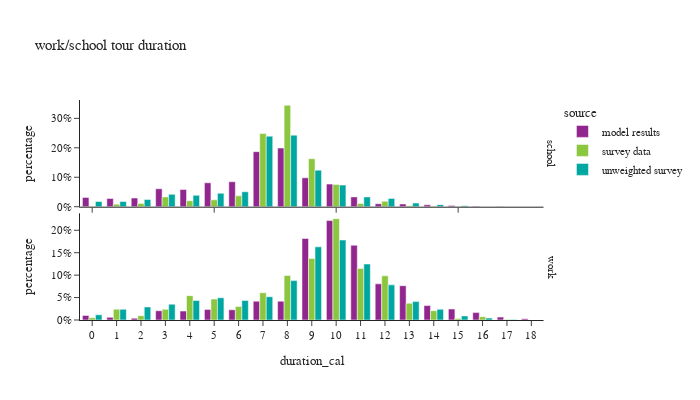

Notebook code cell kept with this figure:
### Code cell
ws_tour_data['duration_cal'] = ws_tour_data['end'] - ws_tour_data['start']

df_plot = ws_tour_data.groupby(['source','tour_type','duration_cal'])[['tour_weight']].sum().reset_index()
df_plot['percentage'] = df_plot.groupby(['tour_type','source'], group_keys=False)['tour_weight']. \
    apply(lambda x: x / float(x.sum()))

fig = px.bar(df_plot, x="duration_cal", y="percentage", color="source",barmode="group",
             facet_row='tour_type',
             title="work/school tour duration")
fig.for_each_annotation(lambda a: a.update(text = a.text.split("=")[-1]))
fig.update_layout(height=400, width=700, font=dict(size=11), yaxis1=dict(tickformat=".0%"), yaxis2=dict(tickformat=".0%", matches=None), xaxis=dict(dtick="1"))
fig.show()

### Figure 1 — Plotly figure (JSON) as saved in the notebook; plotly's stock layout.template omitted (floating-point values rounded to 4 significant figures)
{"data": [{"alignmentgroup": "True", "hovertemplate": "source=model results<br>tour_type=school<br>duration_cal=%{x}<br>percentage=%{y}<extra></extra>", "legendgroup": "model results", "marker": {"color": "#91268F", "pattern": {"shape": ""}}, "name": "model results", "offsetgroup": "model results", "orientation": "v", "showlegend": true, "textposition": "auto", "type": "bar", "x": [0.0, 1.0, 2.0, 3.0, 4.0, 5.0, 6.0, 7.0, 8.0, 9.0, 10.0, 11.0, 12.0, 13.0, 14.0, 15.0, 16.0, 17.0, 18.0], "xaxis": "x2", "y": [0.03134, 0.02789, 0.02933, 0.06086, 0.05852, 0.0812, 0.08486, 0.187, 0.1992, 0.09801, 0.07682, 0.03332, 0.01011, 0.009114, 0.006316, 0.003895, 0.001861, 0.0003698, 3.002e-05], "yaxis": "y2"}, {"alignmentgroup": "True", "hovertemplate": "source=model results<br>tour_type=work<br>duration_cal=%{x}<br>percentage=%{y}<extra></extra>", "legendgroup": "model results", "marker": {"color": "#91268F", "pattern": {"shape": ""}}, "name": "model results", "offsetgroup": "model results", "orientation": "v", "showlegend": false, "textposition": "auto", "type": "bar", "x": [0.0, 1.0, 2.0, 3.0, 4.0, 5.0, 6.0, 7.0, 8.0, 9.0, 10.0, 11.0, 12.0, 13.0, 14.0, 15.0, 16.0, 17.0, 18.0], "xaxis": "x", "y": [0.0101, 0.005881, 0.003942, 0.02066, 0.01992, 0.02359, 0.02286, 0.04201, 0.04189, 0.1817, 0.2217, 0.1666, 0.08062, 0.0764, 0.03219, 0.02446, 0.01645, 0.006452, 0.002618], "yaxis": "y"}, {"alignmentgroup": "True", "hovertemplate": "source=survey data<br>tour_type=school<br>duration_cal=%{x}<br>percentage=%{y}<extra></extra>", "legendgroup": "survey data", "marker": {"color": "#8CC63E", "pattern": {"shape": ""}}, "name": "survey data", "offsetgroup": "survey data", "orientation": "v", "showlegend": true, "textposition": "auto", "type": "bar", "x": [0.0, 1.0, 2.0, 3.0, 4.0, 5.0, 6.0, 7.0, 8.0, 9.0, 10.0, 11.0, 12.0, 13.0, 14.0, 15.0], "xaxis": "x2", "y": [0.001414, 0.008552, 0.01105, 0.03326, 0.02029, 0.0232, 0.03692, 0.2482, 0.3442, 0.1631, 0.07555, 0.01072, 0.01827, 0.003609, 0.001357, 0.0003437], "yaxis": "y2"}, {"alignmentgroup": "True", "hovertemplate": "source=survey data<br>tour_type=work<br>duration_cal=%{x}<br>percentage=%{y}<extra></extra>", "legendgroup": "survey data", "marker": {"color": "#8CC63E", "pattern": {"shape": ""}}, "name": "survey data", "offsetgroup": "survey data", "orientation": "v", "showlegend": false, "textposition": "auto", "type": "bar", "x": [0.0, 1.0, 2.0, 3.0, 4.0, 5.0, 6.0, 7.0, 8.0, 9.0, 10.0, 11.0, 12.0, 13.0, 14.0, 15.0, 16.0, 17.0], "xaxis": "x", "y": [0.005238, 0.0241, 0.009603, 0.02386, 0.05431, 0.04657, 0.03029, 0.06078, 0.09919, 0.1372, 0.226, 0.1149, 0.09849, 0.03723, 0.02088, 0.003319, 0.007154, 0.000916], "yaxis": "y"}, {"alignmentgroup": "True", "hovertemplate": "source=unweighted survey<br>tour_type=school<br>duration_cal=%{x}<br>percentage=%{y}<extra></extra>", "legendgroup": "unweighted survey", "marker": {"color": "#00A7A0", "pattern": {"shape": ""}}, "name": "unweighted survey", "offsetgroup": "unweighted survey", "orientation": "v", "showlegend": true, "textposition": "auto", "type": "bar", "x": [0.0, 1.0, 2.0, 3.0, 4.0, 5.0, 6.0, 7.0, 8.0, 9.0, 10.0, 11.0, 12.0, 13.0, 14.0, 15.0], "xaxis": "x2", "y": [0.01748, 0.01748, 0.02448, 0.04196, 0.03846, 0.04545, 0.0507, 0.2395, 0.243, 0.1241, 0.07343, 0.03322, 0.02797, 0.01224, 0.006993, 0.003497], "yaxis": "y2"}, {"alignmentgroup": "True", "hovertemplate": "source=unweighted survey<br>tour_type=work<br>duration_cal=%{x}<br>percentage=%{y}<extra></extra>", "legendgroup": "unweighted survey", "marker": {"color": "#00A7A0", "pattern": {"shape": ""}}, "name": "unweighted survey", "offsetgroup": "unweighted survey", "orientation": "v", "showlegend": false, "textposition": "auto", "type": "bar", "x": [0.0, 1.0, 2.0, 3.0, 4.0, 5.0, 6.0, 7.0, 8.0, 9.0, 10.0, 11.0, 12.0, 13.0, 14.0, 15.0, 16.0, 17.0], "xaxis": "x", "y": [0.01153, 0.02374, 0.02916, 0.03527, 0.0434, 0.04951, 0.0434, 0.05188, 0.08783, 0.1631, 0.1784, 0.1248, 0.07833, 0.04103, 0.02374, 0.009156, 0.004408, 0.001356], "yaxis": "y"}], "layout": {"annotations": [{"font": {}, "showarrow": false, "text": "work", "textangle": 90, "x": 0.98, "xanchor": "left", "xref": "paper", "y": 0.2425, "yanchor": "middle", "yref": "paper"}, {"font": {}, "showarrow": false, "text": "school", "textangle": 90, "x": 0.98, "xanchor": "left", "xref": "paper", "y": 0.7575, "yanchor": "middle", "yref": "paper"}], "barmode": "group", "font": {"size": 11}, "height": 400, "legend": {"title": {"text": "source"}, "tracegroupgap": 0}, "title": {"text": "work/school tour duration"}, "width": 700, "xaxis": {"anchor": "y", "domain": [0.0, 0.98], "dtick": "1", "title": {"text": "duration_cal"}}, "xaxis2": {"anchor": "y2", "domain": [0.0, 0.98], "matches": "x", "showticklabels": false}, "yaxis": {"anchor": "x", "domain": [0.0, 0.485], "tickformat": ".0%", "title": {"text": "percentage"}}, "yaxis2": {"anchor": "x2", "domain": [0.515, 1.0], "tickformat": ".0%", "title": {"text": "percentage"}}}}
